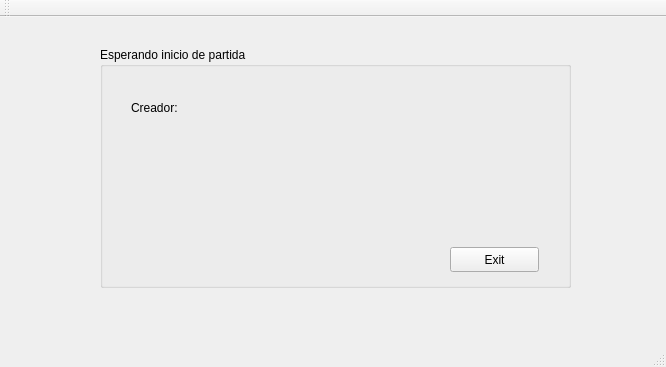
<?xml version="1.0" encoding="UTF-8"?>
<ui version="4.0">
 <class>ClientLobby</class>
 <widget class="QMainWindow" name="ClientLobby">
  <property name="geometry">
   <rect>
    <x>0</x>
    <y>0</y>
    <width>666</width>
    <height>367</height>
   </rect>
  </property>
  <property name="windowTitle">
   <string>ClientLobby</string>
  </property>
  <widget class="QWidget" name="centralWidget">
   <widget class="QStackedWidget" name="pages_client">
    <property name="geometry">
     <rect>
      <x>0</x>
      <y>0</y>
      <width>661</width>
      <height>321</height>
     </rect>
    </property>
    <property name="currentIndex">
     <number>4</number>
    </property>
    <widget class="QWidget" name="page_connection">
     <widget class="QGroupBox" name="box_connection">
      <property name="geometry">
       <rect>
        <x>180</x>
        <y>40</y>
        <width>291</width>
        <height>191</height>
       </rect>
      </property>
      <property name="title">
       <string>Connect To Server</string>
      </property>
      <widget class="QWidget" name="horizontalLayoutWidget">
       <property name="geometry">
        <rect>
         <x>10</x>
         <y>20</y>
         <width>271</width>
         <height>41</height>
        </rect>
       </property>
       <layout class="QHBoxLayout" name="horizontalLayout">
        <item>
         <widget class="QLabel" name="label">
          <property name="text">
           <string>Player name: </string>
          </property>
         </widget>
        </item>
        <item>
         <widget class="QLineEdit" name="text_player_name">
          <property name="text">
           <string>player</string>
          </property>
         </widget>
        </item>
       </layout>
      </widget>
      <widget class="QWidget" name="horizontalLayoutWidget_2">
       <property name="geometry">
        <rect>
         <x>9</x>
         <y>80</y>
         <width>271</width>
         <height>41</height>
        </rect>
       </property>
       <layout class="QHBoxLayout" name="horizontalLayout_2">
        <item>
         <widget class="QLabel" name="label_2">
          <property name="text">
           <string>IP / Host:         </string>
          </property>
         </widget>
        </item>
        <item>
         <widget class="QLineEdit" name="text_ip">
          <property name="text">
           <string>localhost</string>
          </property>
         </widget>
        </item>
       </layout>
      </widget>
      <widget class="QWidget" name="horizontalLayoutWidget_3">
       <property name="geometry">
        <rect>
         <x>10</x>
         <y>140</y>
         <width>271</width>
         <height>41</height>
        </rect>
       </property>
       <layout class="QHBoxLayout" name="horizontalLayout_3">
        <item>
         <widget class="QLabel" name="label_4">
          <property name="text">
           <string>Port:               </string>
          </property>
         </widget>
        </item>
        <item>
         <widget class="QLineEdit" name="text_port">
          <property name="text">
           <string>8080</string>
          </property>
         </widget>
        </item>
       </layout>
      </widget>
     </widget>
     <widget class="QPushButton" name="button_connect">
      <property name="geometry">
       <rect>
        <x>380</x>
        <y>240</y>
        <width>89</width>
        <height>25</height>
       </rect>
      </property>
      <property name="text">
       <string>Connect</string>
      </property>
     </widget>
     <widget class="QPushButton" name="button_clean">
      <property name="geometry">
       <rect>
        <x>280</x>
        <y>240</y>
        <width>89</width>
        <height>25</height>
       </rect>
      </property>
      <property name="text">
       <string>Clean</string>
      </property>
     </widget>
    </widget>
    <widget class="QWidget" name="page_lobby">
     <widget class="QLabel" name="background">
      <property name="geometry">
       <rect>
        <x>0</x>
        <y>0</y>
        <width>661</width>
        <height>341</height>
       </rect>
      </property>
      <property name="text">
       <string/>
      </property>
     </widget>
     <widget class="QWidget" name="horizontalLayoutWidget_4">
      <property name="geometry">
       <rect>
        <x>20</x>
        <y>220</y>
        <width>201</width>
        <height>31</height>
       </rect>
      </property>
      <layout class="QHBoxLayout" name="horizontalLayout_4">
       <item>
        <widget class="QLabel" name="label_3">
         <property name="text">
          <string>BIENVENIDO</string>
         </property>
        </widget>
       </item>
       <item>
        <widget class="QLabel" name="playerName">
         <property name="text">
          <string/>
         </property>
        </widget>
       </item>
      </layout>
     </widget>
     <widget class="QPushButton" name="button_create">
      <property name="geometry">
       <rect>
        <x>40</x>
        <y>290</y>
        <width>89</width>
        <height>25</height>
       </rect>
      </property>
      <property name="text">
       <string>Create</string>
      </property>
     </widget>
     <widget class="QPushButton" name="button_join">
      <property name="geometry">
       <rect>
        <x>150</x>
        <y>290</y>
        <width>89</width>
        <height>25</height>
       </rect>
      </property>
      <property name="text">
       <string>Join</string>
      </property>
     </widget>
     <widget class="QPushButton" name="button_exit_lobby">
      <property name="geometry">
       <rect>
        <x>560</x>
        <y>290</y>
        <width>89</width>
        <height>25</height>
       </rect>
      </property>
      <property name="text">
       <string>Exit</string>
      </property>
     </widget>
     <widget class="QPushButton" name="button_refresh">
      <property name="geometry">
       <rect>
        <x>340</x>
        <y>220</y>
        <width>89</width>
        <height>25</height>
       </rect>
      </property>
      <property name="text">
       <string>Refresh</string>
      </property>
     </widget>
     <widget class="QTableWidget" name="table_matchs">
      <property name="geometry">
       <rect>
        <x>20</x>
        <y>40</y>
        <width>511</width>
        <height>171</height>
       </rect>
      </property>
      <property name="tabKeyNavigation">
       <bool>false</bool>
      </property>
      <property name="dragDropOverwriteMode">
       <bool>false</bool>
      </property>
      <property name="alternatingRowColors">
       <bool>true</bool>
      </property>
      <property name="selectionMode">
       <enum>QAbstractItemView::SingleSelection</enum>
      </property>
      <property name="selectionBehavior">
       <enum>QAbstractItemView::SelectRows</enum>
      </property>
      <column>
       <property name="text">
        <string>Partida</string>
       </property>
      </column>
      <column>
       <property name="text">
        <string>Creador</string>
       </property>
      </column>
      <column>
       <property name="text">
        <string>Participantes</string>
       </property>
      </column>
      <column>
       <property name="text">
        <string>Necesarios</string>
       </property>
      </column>
     </widget>
    </widget>
    <widget class="QWidget" name="page_create_match">
     <widget class="QPushButton" name="button_start">
      <property name="geometry">
       <rect>
        <x>550</x>
        <y>280</y>
        <width>89</width>
        <height>25</height>
       </rect>
      </property>
      <property name="text">
       <string>Create</string>
      </property>
     </widget>
     <widget class="QPushButton" name="button_back_lobby">
      <property name="geometry">
       <rect>
        <x>428</x>
        <y>280</y>
        <width>101</width>
        <height>25</height>
       </rect>
      </property>
      <property name="text">
       <string>Back Lobby</string>
      </property>
     </widget>
     <widget class="QWidget" name="verticalLayoutWidget">
      <property name="geometry">
       <rect>
        <x>20</x>
        <y>110</y>
        <width>401</width>
        <height>42</height>
       </rect>
      </property>
      <layout class="QVBoxLayout" name="verticalLayout">
       <item>
        <widget class="QLabel" name="label_7">
         <property name="text">
          <string>Current Map:</string>
         </property>
        </widget>
       </item>
       <item>
        <widget class="QLabel" name="text_current_map_path">
         <property name="text">
          <string>Not selected. Please, choose a map!</string>
         </property>
        </widget>
       </item>
      </layout>
     </widget>
     <widget class="QWidget" name="horizontalLayoutWidget_6">
      <property name="geometry">
       <rect>
        <x>20</x>
        <y>30</y>
        <width>288</width>
        <height>41</height>
       </rect>
      </property>
      <layout class="QHBoxLayout" name="horizontalLayout_6">
       <item>
        <widget class="QLabel" name="label_6">
         <property name="text">
          <string>Game name:</string>
         </property>
        </widget>
       </item>
       <item>
        <widget class="QLineEdit" name="text_game_name"/>
       </item>
      </layout>
     </widget>
     <widget class="QWidget" name="horizontalLayoutWidget_5">
      <property name="geometry">
       <rect>
        <x>20</x>
        <y>70</y>
        <width>191</width>
        <height>41</height>
       </rect>
      </property>
      <layout class="QHBoxLayout" name="horizontalLayout_5">
       <item>
        <widget class="QLabel" name="label_5">
         <property name="text">
          <string>Map:</string>
         </property>
        </widget>
       </item>
       <item>
        <widget class="QPushButton" name="button_changue_maps_folder">
         <property name="text">
          <string>Choose Map</string>
         </property>
        </widget>
       </item>
      </layout>
     </widget>
    </widget>
    <widget class="QWidget" name="page_waiting_match">
     <widget class="QGroupBox" name="groupBox">
      <property name="geometry">
       <rect>
        <x>70</x>
        <y>10</y>
        <width>521</width>
        <height>301</height>
       </rect>
      </property>
      <property name="title">
       <string>Waiting for Players</string>
      </property>
      <widget class="QPushButton" name="button_start_waiting_match">
       <property name="geometry">
        <rect>
         <x>398</x>
         <y>260</y>
         <width>101</width>
         <height>25</height>
        </rect>
       </property>
       <property name="text">
        <string>Start Match!</string>
       </property>
      </widget>
      <widget class="QPushButton" name="button_cancel_waiting_match">
       <property name="geometry">
        <rect>
         <x>290</x>
         <y>260</y>
         <width>89</width>
         <height>25</height>
        </rect>
       </property>
       <property name="text">
        <string>Cancel</string>
       </property>
      </widget>
      <widget class="QListWidget" name="list_waiting_players">
       <property name="geometry">
        <rect>
         <x>30</x>
         <y>61</y>
         <width>256</width>
         <height>171</height>
        </rect>
       </property>
      </widget>
      <widget class="QLabel" name="label_8">
       <property name="geometry">
        <rect>
         <x>40</x>
         <y>40</y>
         <width>121</width>
         <height>17</height>
        </rect>
       </property>
       <property name="text">
        <string>Waiting Players:</string>
       </property>
      </widget>
      <widget class="QPushButton" name="button_refresh_waiting_players">
       <property name="geometry">
        <rect>
         <x>30</x>
         <y>240</y>
         <width>89</width>
         <height>25</height>
        </rect>
       </property>
       <property name="text">
        <string>Refresh</string>
       </property>
      </widget>
     </widget>
    </widget>
    <widget class="QWidget" name="page_joined_waiting_match">
     <widget class="QGroupBox" name="groupBox_2">
      <property name="geometry">
       <rect>
        <x>100</x>
        <y>30</y>
        <width>471</width>
        <height>241</height>
       </rect>
      </property>
      <property name="title">
       <string>Esperando inicio de partida</string>
      </property>
      <widget class="QWidget" name="horizontalLayoutWidget_7">
       <property name="geometry">
        <rect>
         <x>20</x>
         <y>40</y>
         <width>261</width>
         <height>41</height>
        </rect>
       </property>
       <layout class="QHBoxLayout" name="horizontalLayout_7">
        <item>
         <widget class="QLabel" name="label_9">
          <property name="text">
           <string>Creador: </string>
          </property>
         </widget>
        </item>
        <item>
         <widget class="QLabel" name="text_game_creator">
          <property name="text">
           <string/>
          </property>
         </widget>
        </item>
       </layout>
      </widget>
      <widget class="QPushButton" name="button_exit_waiting_match">
       <property name="geometry">
        <rect>
         <x>350</x>
         <y>200</y>
         <width>89</width>
         <height>25</height>
        </rect>
       </property>
       <property name="text">
        <string>Exit</string>
       </property>
      </widget>
      <widget class="QLabel" name="text_waiting_match_notification">
       <property name="geometry">
        <rect>
         <x>40</x>
         <y>120</y>
         <width>411</width>
         <height>17</height>
        </rect>
       </property>
       <property name="text">
        <string/>
       </property>
      </widget>
     </widget>
    </widget>
   </widget>
  </widget>
  <widget class="QToolBar" name="mainToolBar">
   <attribute name="toolBarArea">
    <enum>TopToolBarArea</enum>
   </attribute>
   <attribute name="toolBarBreak">
    <bool>false</bool>
   </attribute>
  </widget>
  <widget class="QStatusBar" name="statusBar"/>
 </widget>
 <layoutdefault spacing="6" margin="11"/>
 <resources/>
 <connections/>
</ui>
